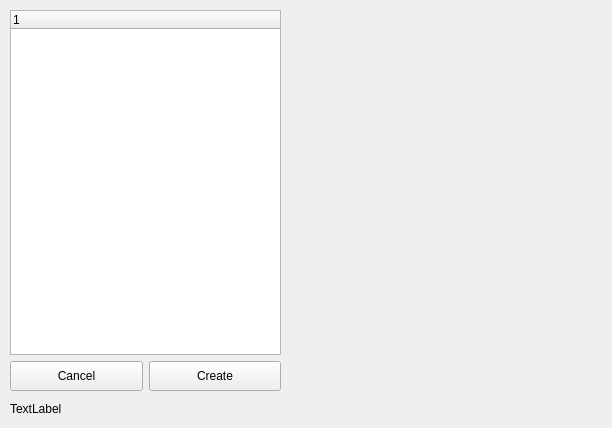
<?xml version="1.0" encoding="UTF-8"?>
<ui version="4.0">
 <class>NewProjectWindow</class>
 <widget class="QMainWindow" name="NewProjectWindow">
  <property name="geometry">
   <rect>
    <x>0</x>
    <y>0</y>
    <width>612</width>
    <height>428</height>
   </rect>
  </property>
  <property name="windowTitle">
   <string>MainWindow</string>
  </property>
  <widget class="QWidget" name="centralwidget">
   <widget class="QLabel" name="label">
    <property name="geometry">
     <rect>
      <x>10</x>
      <y>400</y>
      <width>281</width>
      <height>17</height>
     </rect>
    </property>
    <property name="text">
     <string>TextLabel</string>
    </property>
   </widget>
   <widget class="QWidget" name="verticalLayoutWidget">
    <property name="geometry">
     <rect>
      <x>10</x>
      <y>10</y>
      <width>271</width>
      <height>381</height>
     </rect>
    </property>
    <layout class="QVBoxLayout" name="verticalLayout">
     <item>
      <widget class="QTreeWidget" name="treeWidget">
       <column>
        <property name="text">
         <string notr="true">1</string>
        </property>
       </column>
      </widget>
     </item>
     <item>
      <layout class="QHBoxLayout" name="horizontalLayout">
       <property name="spacing">
        <number>6</number>
       </property>
       <property name="sizeConstraint">
        <enum>QLayout::SetDefaultConstraint</enum>
       </property>
       <item>
        <widget class="QPushButton" name="cancelButton">
         <property name="minimumSize">
          <size>
           <width>0</width>
           <height>30</height>
          </size>
         </property>
         <property name="text">
          <string>Cancel</string>
         </property>
        </widget>
       </item>
       <item>
        <widget class="QPushButton" name="createButton">
         <property name="minimumSize">
          <size>
           <width>0</width>
           <height>30</height>
          </size>
         </property>
         <property name="text">
          <string>Create</string>
         </property>
        </widget>
       </item>
      </layout>
     </item>
    </layout>
   </widget>
  </widget>
 </widget>
 <resources/>
 <connections/>
</ui>
